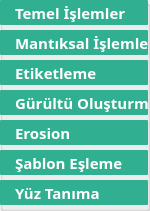
  <widget class="QGroupBox" name="gb_main_menu">
   <property name="geometry">
    <rect>
     <x>0</x>
     <y>48</y>
     <width>150</width>
     <height>211</height>
    </rect>
   </property>
   <property name="styleSheet">
    <string notr="true">QPushButton{
background-color: #31AF91;
color: #fff;
border-radius:1px;
text-align: left;
padding-left:15px
}
QPushButton:hover{
background-color: #247CB5;
color: #fff;
}
#gb_main_menu{
background-color:#31AF91;}
</string>
   </property>
   <property name="title">
    <string/>
   </property>
   <widget class="QPushButton" name="pb_menu_1">
    <property name="geometry">
     <rect>
      <x>0</x>
      <y>0</y>
      <width>148</width>
      <height>25</height>
     </rect>
    </property>
    <property name="font">
     <font>
      <family>Buxton Sketch</family>
      <pointsize>11</pointsize>
      <weight>75</weight>
      <bold>true</bold>
     </font>
    </property>
    <property name="styleSheet">
     <string notr="true"/>
    </property>
    <property name="text">
     <string>Temel İşlemler</string>
    </property>
   </widget>
   <widget class="QPushButton" name="pb_menu_2">
    <property name="geometry">
     <rect>
      <x>0</x>
      <y>30</y>
      <width>148</width>
      <height>25</height>
     </rect>
    </property>
    <property name="font">
     <font>
      <family>Buxton Sketch</family>
      <pointsize>11</pointsize>
      <weight>75</weight>
      <bold>true</bold>
     </font>
    </property>
    <property name="text">
     <string>Mantıksal İşlemler</string>
    </property>
   </widget>
   <widget class="QPushButton" name="pb_menu_3">
    <property name="geometry">
     <rect>
      <x>0</x>
      <y>60</y>
      <width>148</width>
      <height>25</height>
     </rect>
    </property>
    <property name="font">
     <font>
      <family>Buxton Sketch</family>
      <pointsize>11</pointsize>
      <weight>75</weight>
      <bold>true</bold>
     </font>
    </property>
    <property name="text">
     <string>Etiketleme</string>
    </property>
   </widget>
   <widget class="QPushButton" name="pb_menu_4">
    <property name="geometry">
     <rect>
      <x>0</x>
      <y>90</y>
      <width>148</width>
      <height>25</height>
     </rect>
    </property>
    <property name="font">
     <font>
      <family>Buxton Sketch</family>
      <pointsize>11</pointsize>
      <weight>75</weight>
      <bold>true</bold>
     </font>
    </property>
    <property name="text">
     <string>Gürültü Oluşturma</string>
    </property>
   </widget>
   <widget class="QPushButton" name="pb_menu_5">
    <property name="geometry">
     <rect>
      <x>0</x>
      <y>120</y>
      <width>148</width>
      <height>25</height>
     </rect>
    </property>
    <property name="font">
     <font>
      <family>Buxton Sketch</family>
      <pointsize>11</pointsize>
      <weight>75</weight>
      <bold>true</bold>
     </font>
    </property>
    <property name="text">
     <string>Erosion</string>
    </property>
   </widget>
   <widget class="QPushButton" name="pb_menu_6">
    <property name="geometry">
     <rect>
      <x>0</x>
      <y>150</y>
      <width>148</width>
      <height>25</height>
     </rect>
    </property>
    <property name="font">
     <font>
      <family>Buxton Sketch</family>
      <pointsize>11</pointsize>
      <weight>75</weight>
      <bold>true</bold>
     </font>
    </property>
    <property name="text">
     <string>Şablon Eşleme</string>
    </property>
   </widget>
   <widget class="QPushButton" name="pb_menu_7">
    <property name="geometry">
     <rect>
      <x>0</x>
      <y>180</y>
      <width>148</width>
      <height>25</height>
     </rect>
    </property>
    <property name="font">
     <font>
      <family>Buxton Sketch</family>
      <pointsize>11</pointsize>
      <weight>75</weight>
      <bold>true</bold>
     </font>
    </property>
    <property name="text">
     <string>Yüz Tanıma</string>
    </property>
   </widget>
  </widget>
